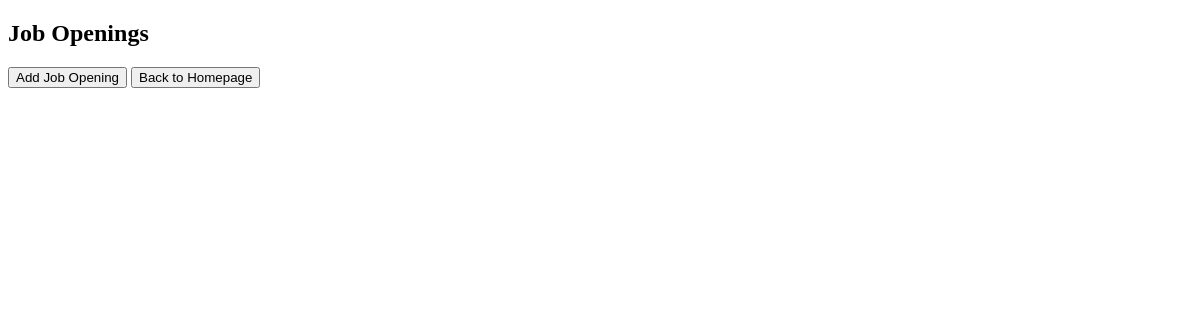
The app's page /upload/job_openings/, older data.
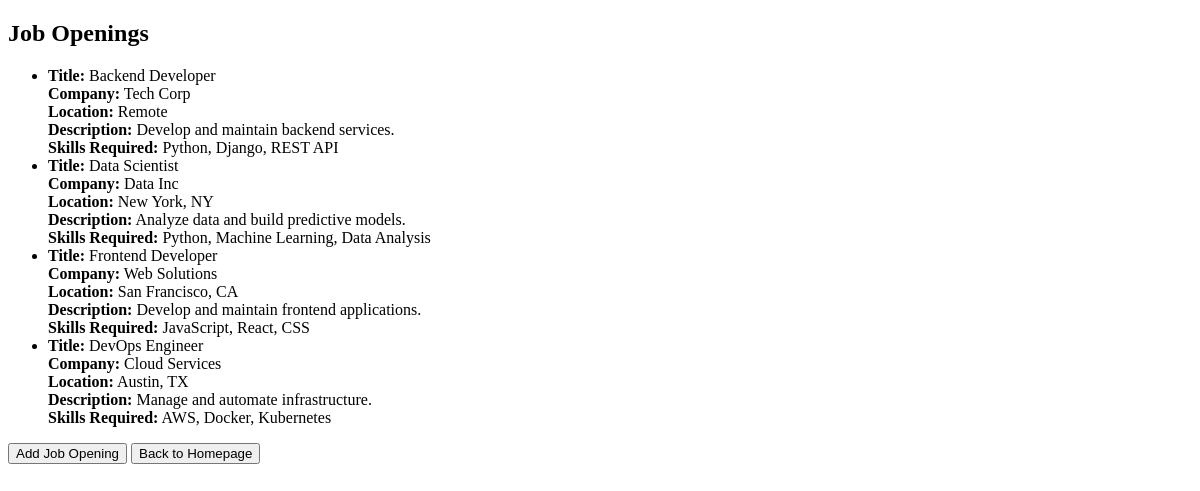
The same page, newer data.
### matcher/models.py (models this page shows)
class JobOpening(models.Model):
    title = models.CharField(max_length=255)
    description = models.TextField()
    skills_required = models.TextField()
    company = models.CharField(max_length=255)
    location = models.CharField(max_length=255)
    posted_at = models.DateTimeField(auto_now_add=True)

### matcher/views.py (the view)
# urls.py: path('job_openings/', job_openings, name='job_openings'),  # List job openings
def job_openings(request):
    job_openings = JobOpening.objects.all()
    return render(request, 'job_openings.html', {'job_openings': job_openings})

### resume_matcher/templates/job_openings.html (shortened to what this page needs)
<!DOCTYPE html>
<html>
<head>
</head>
<body>
    <h2>Job Openings</h2>
    <ul>
        {% for job in job_openings %}
            <li>
                <strong>Title:</strong> {{ job.title }}<br>
                <strong>Company:</strong> {{ job.company }}<br>
                <strong>Location:</strong> {{ job.location }}<br>
                <strong>Description:</strong> {{ job.description }}<br>
                <strong>Skills Required:</strong> {{ job.skills_required }}
            </li>
        {% endfor %}
    </ul>
    <a href="{% url 'job_manager' %}"><button>Add Job Opening</button></a>
    <a href="{% url 'homepage' %}"><button>Back to Homepage</button></a>
</body>
</html>

Row changes from the older to the newer data that the page shows:
added JobOpening: title "Backend Developer", company "Tech Corp", location "Remote", description "Develop and maintain backend services.", skills_required "Python, Django, REST API"
added JobOpening: title "Data Scientist", company "Data Inc", location "New York, NY", description "Analyze data and build predictive models.", skills_required "Python, Machine Learning, Data Analysis"
added JobOpening: title "Frontend Developer", company "Web Solutions", location "San Francisco, CA", description "Develop and maintain frontend applications.", skills_required "JavaScript, React, CSS"
added JobOpening: title "DevOps Engineer", company "Cloud Services", location "Austin, TX", description "Manage and automate infrastructure.", skills_required "AWS, Docker, Kubernetes"
